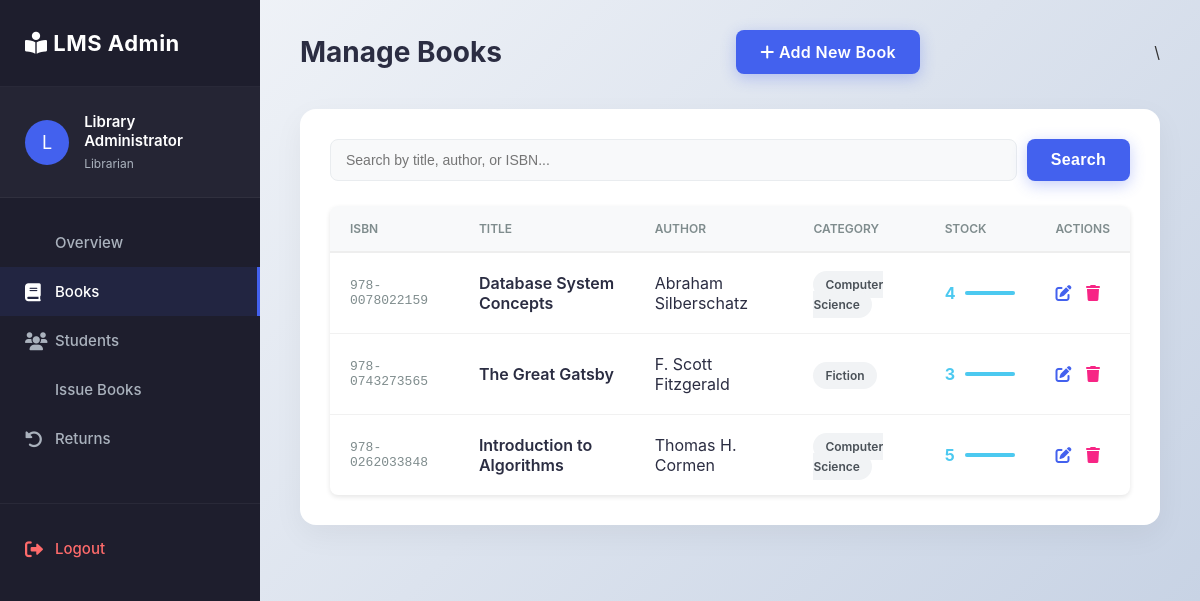
The page /admin/manage_book.php (signed in) on the database its author committed.
### tables this page shows
CREATE TABLE books (
    id INT AUTO_INCREMENT PRIMARY KEY,
    title VARCHAR(200) NOT NULL,
    author VARCHAR(100) NOT NULL,
    isbn VARCHAR(20) UNIQUE NOT NULL,
    category VARCHAR(50),
    description TEXT,
    total_copies INT DEFAULT 1,
    available_copies INT DEFAULT 1,
    added_date TIMESTAMP DEFAULT CURRENT_TIMESTAMP
);

### admin/manage_book.php (the view, shortened to what this page needs)
<?php
require_once '../config/db.php';
$search = $_GET['search'] ?? '';
$sql = "SELECT * FROM books";
$sql .= " ORDER BY id DESC";
$books = mysqli_query($conn, $sql);
?>
<!DOCTYPE html>
<html lang="en">
<head>
    <link rel="stylesheet" href="../assets/css/style.css">
    <link rel="stylesheet" href="../assets/css/admin.css">
    <link rel="stylesheet" href="https://cdnjs.cloudflare.com/ajax/libs/font-awesome/6.0.0/css/all.min.css">
</head>
<body>
    <div class="admin-container">
        <?php include '../includes/admin_sidebar.php'; ?>
        <div class="main-content">
            <div class="content-header">
                <h1>Manage Books</h1>
                <a href="add_book.php" class="btn btn-primary"><i class="fas fa-plus"></i> Add New Book</a>\
            </div>
            <div class="card">
                <form method="GET" style="margin-bottom: 25px; display: flex; gap: 10px;">
                    <input type="text" name="search" class="form-control" style="flex: 1;"
                           placeholder="Search by title, author, or ISBN..." value="<?= htmlspecialchars($search) ?>">
                    <button class="btn btn-primary">Search</button>
                </form>
                <div class="table-responsive">
                    <table class="table">
                        <thead>
                            <tr>
                                <th>ISBN</th>
                                <th>Title</th>
                                <th>Author</th>
                                <th>Category</th>
                                <th>Stock</th>
                                <th>Actions</th>
                            </tr>
                        </thead>
                        <tbody>
                            <?php while($row = mysqli_fetch_assoc($books)):
                                $stock_percent = ($row['available_copies'] / $row['total_copies']) * 100;
                                $stock_color = $stock_percent < 20 ? '#f72585' : '#4cc9f0';
                            ?>
                            <tr>
                                <td style="color: #7f8c8d; font-family: monospace;"><?= $row['isbn'] ?></td>
                                <td style="font-weight: 600;"><?= $row['title'] ?></td>
                                <td><?= $row['author'] ?></td>
                                <td><span class="badge" style="background: #f1f3f5; color: #495057;"><?= $row['category'] ?></span></td>
                                <td>
                                    <div style="display: flex; align-items: center; gap: 10px;">
                                        <span style="font-weight: bold; color: <?= $stock_color ?>"><?= $row['available_copies'] ?></span>
                                        <div style="width: 50px; height: 4px; background: #eee; border-radius: 2px;">
                                            <div style="width: <?= $stock_percent ?>%; height: 100%; background: <?= $stock_color ?>; border-radius: 2px;"></div>
                                        </div>
                                    </div>
                                </td>
                                <td>
                                    <a href="edit_book.php?id=<?= $row['id'] ?>" style="color: var(--primary); margin-right: 10px;"><i class="fas fa-edit"></i></a>
                                    <a href="delete_book.php?id=<?= $row['id'] ?>" style="color: var(--danger);" onclick="return confirm('Delete this book?');"><i class="fas fa-trash"></i></a>
                                </td>
                            </tr>
                            <?php endwhile; ?>
                        </tbody>
                    </table>
                </div>
            </div>
        </div>
    </div>
</body>
</html>

### assets/css/style.css (style rules this page uses)
* { margin: 0; padding: 0; box-sizing: border-box; }
body { font-family: 'Segoe UI', Tahoma, Geneva, Verdana, sans-serif; background: linear-gradient(135deg, #f5f7fa 0%, #c3cfe2 100%); min-height: 100vh; color: #333; }
.btn { display: inline-block; padding: 10px 20px; border: none; border-radius: 5px; cursor: pointer; font-size: 16px; font-weight: 500; transition: all 0.3s; text-decoration: none; text-align: center; }
.btn-primary { background: #3498db; color: white; }
.card { background: white; border-radius: 10px; box-shadow: 0 4px 15px rgba(0,0,0,0.1); padding: 25px; margin-bottom: 25px; }
.table { width: 100%; border-collapse: collapse; background: white; border-radius: 8px; overflow: hidden; box-shadow: 0 2px 5px rgba(0,0,0,0.1); }
.table th { background: #2c3e50; color: white; padding: 15px; text-align: left; font-weight: 600; }
.table td { padding: 12px 15px; border-bottom: 1px solid #eee; }
.form-control { width: 100%; padding: 12px; border: 2px solid #ddd; border-radius: 6px; font-size: 16px; transition: border 0.3s; }

### assets/css/admin.css (style rules this page uses)
:root { --primary: #4361ee; --primary-hover: #3a53d0; --secondary: #3f37c9; --success: #4cc9f0; --danger: #f72585; --dark: #1e1e2d; --light: #f8f9fa; --gray: #aab2bd; --text: #2b2d42; --shadow: 0 10px 30px rgba(0, 0, 0, 0.05); }
body { background-color: #f3f4f6; font-family: 'Inter', 'Segoe UI', sans-serif; }
.admin-container { display: flex; min-height: 100vh; }
.main-content { flex: 1; margin-left: 260px; padding: 30px 40px; }
.content-header { display: flex; justify-content: space-between; align-items: center; margin-bottom: 35px; }
.content-header h1 { font-size: 28px; color: var(--text); font-weight: 700; }
.card { background: #fff; border-radius: 16px; padding: 30px; box-shadow: var(--shadow); border: none; margin-bottom: 30px; }
.table { width: 100%; border-collapse: separate; border-spacing: 0; }
.table th { background: #f8f9fa; color: #7f8c8d; font-weight: 600; text-transform: uppercase; font-size: 12px; padding: 15px 20px; border-bottom: 2px solid #eee; }
.table td { padding: 20px; border-bottom: 1px solid #f1f1f1; color: var(--text); vertical-align: middle; }
.table tr:last-child td { border-bottom: none; }
.badge { padding: 6px 12px; border-radius: 20px; font-size: 12px; font-weight: 600; }
.form-control { background: #f8f9fa; border: 1px solid #e9ecef; border-radius: 8px; padding: 12px 15px; font-size: 14px; }
.btn { border-radius: 8px; padding: 12px 24px; font-weight: 600; letter-spacing: 0.3px; transition: all 0.3s; }
.btn-primary { background: var(--primary); box-shadow: 0 4px 15px rgba(67, 97, 238, 0.3); }

### rows shown on the page
books: isbn "978-0078022159", title "Database System Concepts", author "Abraham Silberschatz", category "Computer Science", available_copies "4"
books: isbn "978-0743273565", title "The Great Gatsby", author "F. Scott Fitzgerald", category "Fiction", available_copies "3"
books: isbn "978-0262033848", title "Introduction to Algorithms", author "Thomas H. Cormen", category "Computer Science", available_copies "5"

### other values the page prints
substr($_SESSION['full_name'] ?? 'A', 0, 1) "L"
$_SESSION['full_name'] "Library Administrator"
